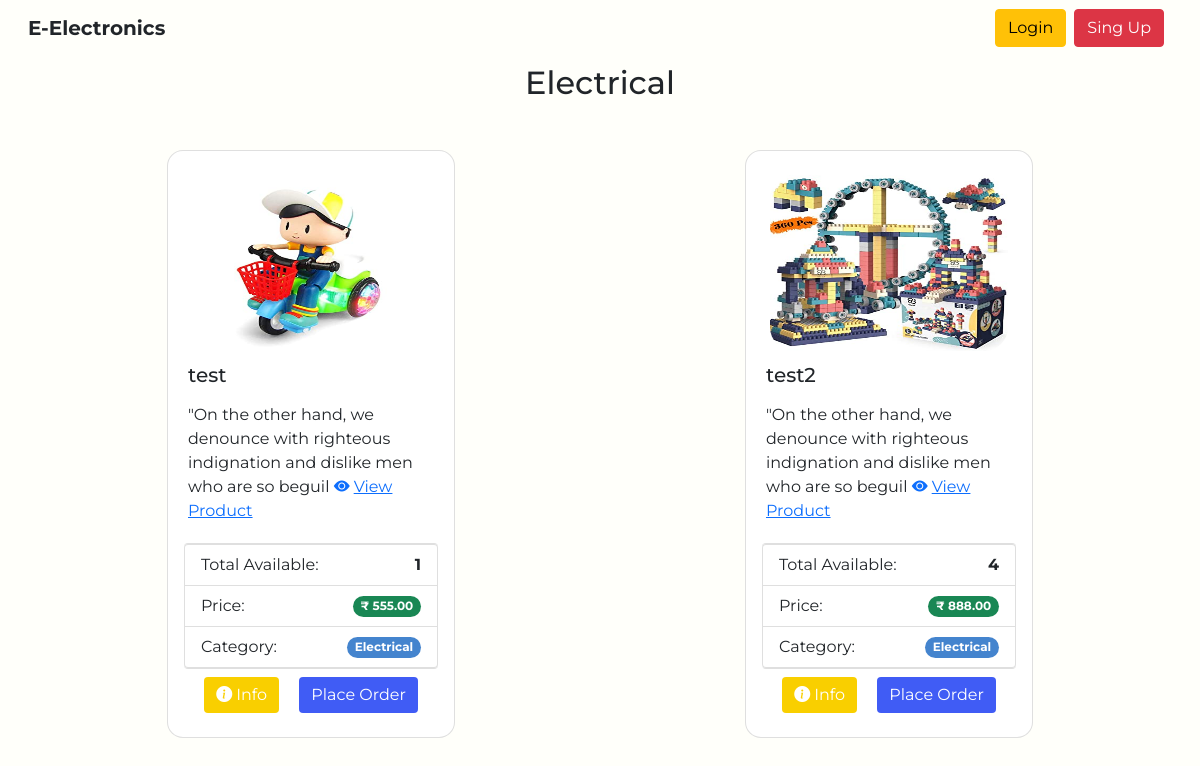
Before: /category-details/Electrical with the older database file.
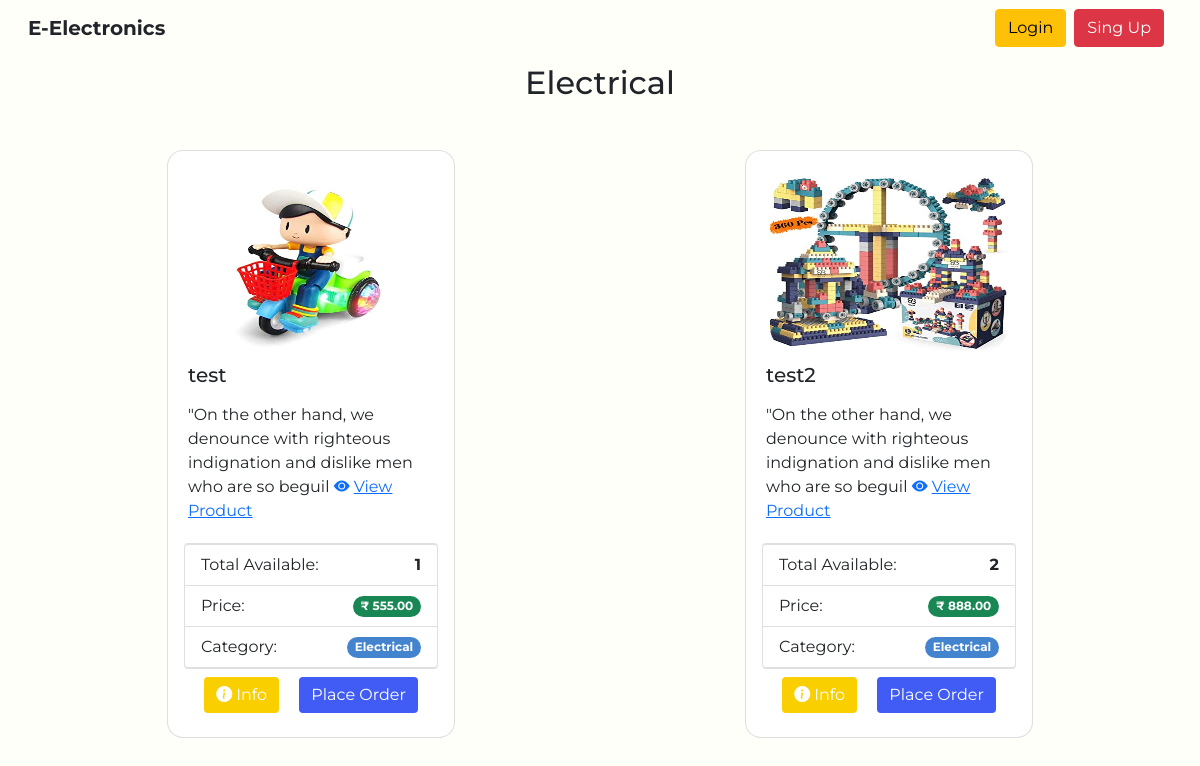
After: the same page with the newer database file.
### home/models.py (models this page shows, shortened)
class Product(models.Model):
    title=models.CharField(max_length=255)
    author=models.ForeignKey(User, on_delete=models.CASCADE)
    desc=RichTextField(blank=True, null=True)
    product_image = models.ImageField(null=True, blank=True, upload_to='images/products/')
    total_orders=models.IntegerField(default=0)
    total_stocks=models.IntegerField()
    price=models.DecimalField(max_digits=8, decimal_places=2)
    total_sell_price=models.DecimalField(max_digits=8, decimal_places=2, default=0)
    category=models.ForeignKey(Category, on_delete=models.CASCADE)
    created_at = models.DateTimeField(auto_now_add=True)
    updated_at = models.DateTimeField(auto_now=True)
    @property
    def image_url(self):
        if self.product_image and hasattr(self.product_image, 'url'):
            return self.product_image.url

class Category(models.Model):
    name=models.CharField(max_length=255)
    def __str__(self):
        return self.name

### home/views.py (the view)
# urls.py: path('category-details/<str:cats>', views.category_details, name='category_details'),
def category_details(request,cats):
    category=Category.objects.get(name=cats)
    all_cats_product=Product.objects.filter(category=category)
    cats_menu=Category.objects.all()
    context={
        'all_cats_product':all_cats_product,
        'cats_menu' : cats_menu,
        'category' : category,
    }
    return render(request,'product/category_details.html',context)

### templates/product/category_details.html (shortened to what this page needs)
{% extends 'base.html' %}
{% load static %}
{% block body %}
{% if all_cats_product.count %}
<div class="container">
  <div class="row gap-3 justify-content-around">
    <h2 class="text-center">{{category}}  </h2>
    {% for product in all_cats_product %}
      {% if product.order %}
      {% else %}
        <div class="card col-3 m-4 cardcss" style="width: 18rem;">
          {% if product.product_image %}
            <img src=" {{ product.image_url|default_if_none:'#' }} " class="card-img-top p-2" alt="..." width="320" height="180">
            {% else %}
            <img src="{% static 'img/product.jpg' %}" alt="Avatar"  class="rounded-circle"  width=75 height=75>
            {% endif %}
            <div class="card-body p-1">
            <h5 class="card-title">{{ product.title }}</h5>
            <p class="card-text">{{ product.desc | slice:':100' | safe }}
            <a href=" {% url 'product_details' product.pk %}"><i class="bi bi-eye-fill mr-1"></i>View Product</a>
            </p>
            </div>
            <ul class="list-group">
                <li class="list-group-item d-flex justify-content-between align-items-center">
                Total Available:
                <span class="text-dark fw-bold">{{ product.total_stocks }}</span>
                </li>
                <li class="list-group-item d-flex justify-content-between align-items-center">
                Price:
                <span class="badge bg-success rounded-pill">₹ {{ product.price }}</span>
                </li>
                <li class="list-group-item d-flex justify-content-between align-items-center">
                Category:
                <span class="badge rounded-pill" style="background-color: #4484ce;">{{product.category}}</span>
                </li>
            </ul>
            <div class="mx-auto">
              <button type="button" class="btn btn-dark m-2" data-bs-toggle="modal" data-bs-target="#product_{{product.pk}}"style="background-color: #f9cf00; border:0px">
                <i class="bi bi-info-circle-fill mr-1" ></i>Info
              </button>
              {% if user.is_authenticated %}
              <button type="button" class="btn btn-dark fw-bold m-2" data-bs-toggle="modal" data-bs-target="#productbid_{{product.pk}}" style="background-color: #405cf5;border:0px">
                Place Order
              </button>
              {% else %}
                <button type="button" class="btn btn-primary m-2" data-bs-toggle="modal" data-bs-target="#loginModal" style="background-color: #405cf5;border:0px">
                  Place Order
                </button>
              {% endif %}
            </div>
        </div>
        {% endif %}
      {% endfor %}
{% else %}
No Product on this Category
{% endif %}
{% endblock body %}

Changed rows visible on the page:
changed Product "test2": total_stocks "4" → "2"
